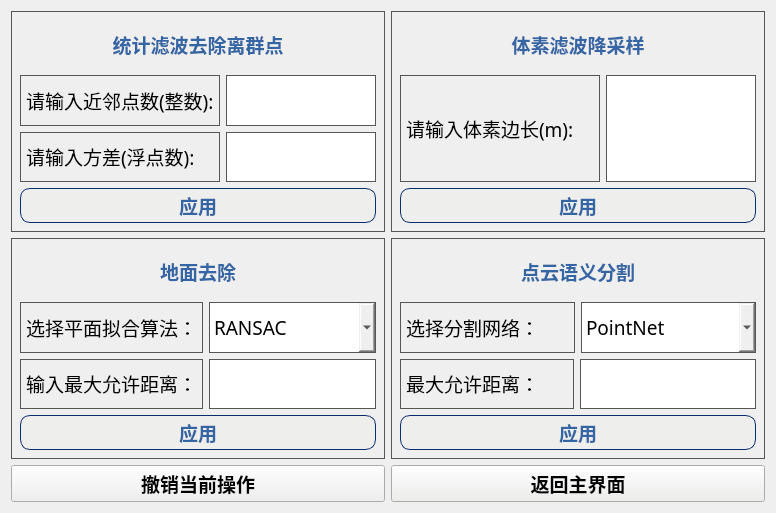
<?xml version="1.0" encoding="UTF-8"?>
<ui version="4.0">
 <class>ProcessWidget</class>
 <widget class="QWidget" name="ProcessWidget">
  <property name="geometry">
   <rect>
    <x>0</x>
    <y>0</y>
    <width>776</width>
    <height>513</height>
   </rect>
  </property>
  <property name="sizePolicy">
   <sizepolicy hsizetype="Preferred" vsizetype="Expanding">
    <horstretch>0</horstretch>
    <verstretch>0</verstretch>
   </sizepolicy>
  </property>
  <property name="windowTitle">
   <string>点云处理菜单栏</string>
  </property>
  <property name="styleSheet">
   <string notr="true"/>
  </property>
  <layout class="QGridLayout" name="gridLayout">
   <item row="0" column="0">
    <widget class="QWidget" name="widget" native="true">
     <property name="sizePolicy">
      <sizepolicy hsizetype="Preferred" vsizetype="Expanding">
       <horstretch>0</horstretch>
       <verstretch>0</verstretch>
      </sizepolicy>
     </property>
     <property name="styleSheet">
      <string notr="true">        QWidget{
            border-color: rgb(85, 87, 83);
            border-width: 1px;
            border-style: solid;
        }</string>
     </property>
     <layout class="QVBoxLayout" name="verticalLayout">
      <item>
       <widget class="QLabel" name="label_6">
        <property name="sizePolicy">
         <sizepolicy hsizetype="Preferred" vsizetype="Fixed">
          <horstretch>0</horstretch>
          <verstretch>0</verstretch>
         </sizepolicy>
        </property>
        <property name="minimumSize">
         <size>
          <width>0</width>
          <height>49</height>
         </size>
        </property>
        <property name="maximumSize">
         <size>
          <width>16777215</width>
          <height>49</height>
         </size>
        </property>
        <property name="font">
         <font>
          <family>微软雅黑</family>
          <pointsize>14</pointsize>
         </font>
        </property>
        <property name="styleSheet">
         <string notr="true">QLabel{
	border-width: 0px;
 }</string>
        </property>
        <property name="text">
         <string>&lt;html&gt;&lt;head/&gt;&lt;body&gt;&lt;p align=&quot;center&quot;&gt;&lt;span style=&quot; font-weight:600; color:#3465a4;&quot;&gt;统计滤波去除离群点&lt;/span&gt;&lt;/p&gt;&lt;/body&gt;&lt;/html&gt;</string>
        </property>
       </widget>
      </item>
      <item>
       <layout class="QHBoxLayout" name="horizontalLayout">
        <property name="spacing">
         <number>6</number>
        </property>
        <item>
         <widget class="QLabel" name="label">
          <property name="minimumSize">
           <size>
            <width>200</width>
            <height>0</height>
           </size>
          </property>
          <property name="font">
           <font>
            <family>微软雅黑</family>
            <pointsize>14</pointsize>
           </font>
          </property>
          <property name="text">
           <string>&lt;html&gt;&lt;head/&gt;&lt;body&gt;&lt;p&gt;请输入近邻点数(整数):&lt;/p&gt;&lt;/body&gt;&lt;/html&gt;</string>
          </property>
         </widget>
        </item>
        <item>
         <widget class="QLineEdit" name="meanKLineEdit">
          <property name="sizePolicy">
           <sizepolicy hsizetype="Preferred" vsizetype="Preferred">
            <horstretch>0</horstretch>
            <verstretch>0</verstretch>
           </sizepolicy>
          </property>
          <property name="minimumSize">
           <size>
            <width>150</width>
            <height>50</height>
           </size>
          </property>
          <property name="font">
           <font>
            <family>微软雅黑</family>
            <pointsize>14</pointsize>
           </font>
          </property>
         </widget>
        </item>
       </layout>
      </item>
      <item>
       <layout class="QHBoxLayout" name="horizontalLayout_2">
        <property name="spacing">
         <number>6</number>
        </property>
        <property name="leftMargin">
         <number>0</number>
        </property>
        <item>
         <widget class="QLabel" name="label_2">
          <property name="minimumSize">
           <size>
            <width>200</width>
            <height>50</height>
           </size>
          </property>
          <property name="font">
           <font>
            <family>微软雅黑</family>
            <pointsize>14</pointsize>
           </font>
          </property>
          <property name="text">
           <string>&lt;html&gt;&lt;head/&gt;&lt;body&gt;&lt;p&gt;请输入方差(浮点数):&lt;/p&gt;&lt;/body&gt;&lt;/html&gt;</string>
          </property>
         </widget>
        </item>
        <item>
         <widget class="QLineEdit" name="stdLineEdit">
          <property name="sizePolicy">
           <sizepolicy hsizetype="Preferred" vsizetype="Preferred">
            <horstretch>0</horstretch>
            <verstretch>0</verstretch>
           </sizepolicy>
          </property>
          <property name="minimumSize">
           <size>
            <width>150</width>
            <height>50</height>
           </size>
          </property>
          <property name="font">
           <font>
            <family>微软雅黑</family>
            <pointsize>14</pointsize>
           </font>
          </property>
         </widget>
        </item>
       </layout>
      </item>
      <item>
       <widget class="QPushButton" name="outlierDelButton">
        <property name="sizePolicy">
         <sizepolicy hsizetype="Expanding" vsizetype="Fixed">
          <horstretch>0</horstretch>
          <verstretch>0</verstretch>
         </sizepolicy>
        </property>
        <property name="minimumSize">
         <size>
          <width>0</width>
          <height>35</height>
         </size>
        </property>
        <property name="font">
         <font>
          <family>微软雅黑</family>
          <pointsize>14</pointsize>
          <weight>75</weight>
          <bold>true</bold>
         </font>
        </property>
        <property name="styleSheet">
         <string notr="true">QPushButton
{
	font-weight:bold;
	color: rgb(52, 101, 164);
    background-color:rgb(238, 238, 236); /*改变背景色*/
    /* 边框宽度 */  
    border-width:0.5px;  
    /* 边框颜色 */  
    border-color:rgb(10,45,110);  
    /* 边框倒角 */  
    border-radius:10px; 
}

/* 鼠标按下时的效果 */ 
QPushButton#pushButton:pressed 
{  
    /* 改变背景色 */  
    background-color:rgb(40,85,20);  
    /* 使文字有一点移动 */  
    padding-left:6px;  
    padding-top:6px;  
}


/*鼠标悬浮时的效果*/
QPushButton:hover
{
	/*改变背景色*/
	background-color: rgb(211, 215, 207);
    padding-left:8px;
    padding-top:8px;
}
</string>
        </property>
        <property name="text">
         <string>应用</string>
        </property>
       </widget>
      </item>
     </layout>
    </widget>
   </item>
   <item row="0" column="1">
    <widget class="QWidget" name="widget_2" native="true">
     <property name="sizePolicy">
      <sizepolicy hsizetype="Preferred" vsizetype="Expanding">
       <horstretch>0</horstretch>
       <verstretch>0</verstretch>
      </sizepolicy>
     </property>
     <property name="styleSheet">
      <string notr="true">        QWidget{
            border-color: rgb(85, 87, 83);
            border-width: 1px;
            border-style: solid;
        }</string>
     </property>
     <layout class="QVBoxLayout" name="verticalLayout_2">
      <item>
       <widget class="QLabel" name="label_4">
        <property name="sizePolicy">
         <sizepolicy hsizetype="Preferred" vsizetype="Fixed">
          <horstretch>0</horstretch>
          <verstretch>0</verstretch>
         </sizepolicy>
        </property>
        <property name="minimumSize">
         <size>
          <width>0</width>
          <height>0</height>
         </size>
        </property>
        <property name="maximumSize">
         <size>
          <width>16777215</width>
          <height>49</height>
         </size>
        </property>
        <property name="font">
         <font>
          <family>微软雅黑</family>
          <pointsize>14</pointsize>
         </font>
        </property>
        <property name="styleSheet">
         <string notr="true">        QLabel{
            border-width: 0px;
        }</string>
        </property>
        <property name="text">
         <string>&lt;html&gt;&lt;head/&gt;&lt;body&gt;&lt;p align=&quot;center&quot;&gt;&lt;span style=&quot; font-weight:600; color:#3465a4;&quot;&gt;体素滤波降采样&lt;/span&gt;&lt;/p&gt;&lt;/body&gt;&lt;/html&gt;</string>
        </property>
       </widget>
      </item>
      <item>
       <layout class="QHBoxLayout" name="horizontalLayout_3">
        <item>
         <widget class="QLabel" name="label_5">
          <property name="sizePolicy">
           <sizepolicy hsizetype="Preferred" vsizetype="Preferred">
            <horstretch>0</horstretch>
            <verstretch>0</verstretch>
           </sizepolicy>
          </property>
          <property name="minimumSize">
           <size>
            <width>200</width>
            <height>0</height>
           </size>
          </property>
          <property name="font">
           <font>
            <family>微软雅黑</family>
            <pointsize>14</pointsize>
           </font>
          </property>
          <property name="text">
           <string>&lt;html&gt;&lt;head/&gt;&lt;body&gt;&lt;p&gt;请输入体素边长(m):&lt;/p&gt;&lt;/body&gt;&lt;/html&gt;</string>
          </property>
         </widget>
        </item>
        <item>
         <widget class="QLineEdit" name="voxelSizeLineEdit">
          <property name="sizePolicy">
           <sizepolicy hsizetype="Preferred" vsizetype="Preferred">
            <horstretch>0</horstretch>
            <verstretch>0</verstretch>
           </sizepolicy>
          </property>
          <property name="minimumSize">
           <size>
            <width>150</width>
            <height>0</height>
           </size>
          </property>
          <property name="font">
           <font>
            <family>微软雅黑</family>
            <pointsize>14</pointsize>
           </font>
          </property>
         </widget>
        </item>
       </layout>
      </item>
      <item>
       <widget class="QPushButton" name="voxelButton">
        <property name="sizePolicy">
         <sizepolicy hsizetype="Expanding" vsizetype="Fixed">
          <horstretch>0</horstretch>
          <verstretch>0</verstretch>
         </sizepolicy>
        </property>
        <property name="minimumSize">
         <size>
          <width>0</width>
          <height>35</height>
         </size>
        </property>
        <property name="font">
         <font>
          <family>微软雅黑</family>
          <pointsize>14</pointsize>
          <weight>75</weight>
          <bold>true</bold>
         </font>
        </property>
        <property name="styleSheet">
         <string notr="true">QPushButton
{
	font-weight:bold;
	color: rgb(52, 101, 164);
    background-color:rgb(238, 238, 236); /*改变背景色*/
    /* 边框宽度 */  
    border-width:0.5px;  
    /* 边框颜色 */  
    border-color:rgb(10,45,110);  
    /* 边框倒角 */  
    border-radius:10px; 
}

/* 鼠标按下时的效果 */ 
QPushButton#pushButton:pressed 
{  
    /* 改变背景色 */  
    background-color:rgb(40,85,20);  
    /* 使文字有一点移动 */  
    padding-left:6px;  
    padding-top:6px;  
}


/*鼠标悬浮时的效果*/
QPushButton:hover
{
	/*改变背景色*/
	background-color: rgb(211, 215, 207);
    padding-left:8px;
    padding-top:8px;
}
</string>
        </property>
        <property name="text">
         <string>应用</string>
        </property>
       </widget>
      </item>
     </layout>
    </widget>
   </item>
   <item row="1" column="0">
    <widget class="QWidget" name="widget_3" native="true">
     <property name="sizePolicy">
      <sizepolicy hsizetype="Preferred" vsizetype="Expanding">
       <horstretch>0</horstretch>
       <verstretch>0</verstretch>
      </sizepolicy>
     </property>
     <property name="minimumSize">
      <size>
       <width>0</width>
       <height>0</height>
      </size>
     </property>
     <property name="styleSheet">
      <string notr="true">        QWidget{
            border-color: rgb(85, 87, 83);
            border-width: 1px;
            border-style: solid;
        }</string>
     </property>
     <layout class="QVBoxLayout" name="verticalLayout_3">
      <item>
       <widget class="QLabel" name="label_8">
        <property name="sizePolicy">
         <sizepolicy hsizetype="Preferred" vsizetype="Fixed">
          <horstretch>0</horstretch>
          <verstretch>0</verstretch>
         </sizepolicy>
        </property>
        <property name="minimumSize">
         <size>
          <width>0</width>
          <height>49</height>
         </size>
        </property>
        <property name="maximumSize">
         <size>
          <width>16777215</width>
          <height>49</height>
         </size>
        </property>
        <property name="font">
         <font>
          <family>微软雅黑</family>
          <pointsize>14</pointsize>
         </font>
        </property>
        <property name="styleSheet">
         <string notr="true">        QLabel{
            border-width: 0px;
        }</string>
        </property>
        <property name="text">
         <string>&lt;html&gt;&lt;head/&gt;&lt;body&gt;&lt;p align=&quot;center&quot;&gt;&lt;span style=&quot; font-weight:600; color:#3465a4;&quot;&gt;地面去除&lt;/span&gt;&lt;/p&gt;&lt;/body&gt;&lt;/html&gt;</string>
        </property>
       </widget>
      </item>
      <item>
       <layout class="QHBoxLayout" name="horizontalLayout_4">
        <item>
         <widget class="QLabel" name="label_3">
          <property name="sizePolicy">
           <sizepolicy hsizetype="Preferred" vsizetype="Preferred">
            <horstretch>0</horstretch>
            <verstretch>0</verstretch>
           </sizepolicy>
          </property>
          <property name="minimumSize">
           <size>
            <width>140</width>
            <height>50</height>
           </size>
          </property>
          <property name="font">
           <font>
            <family>微软雅黑</family>
            <pointsize>14</pointsize>
           </font>
          </property>
          <property name="text">
           <string>&lt;html&gt;&lt;head/&gt;&lt;body&gt;&lt;p&gt;选择平面拟合算法：&lt;/p&gt;&lt;/body&gt;&lt;/html&gt;</string>
          </property>
         </widget>
        </item>
        <item>
         <widget class="QComboBox" name="groundComboBox">
          <property name="sizePolicy">
           <sizepolicy hsizetype="Preferred" vsizetype="Preferred">
            <horstretch>0</horstretch>
            <verstretch>0</verstretch>
           </sizepolicy>
          </property>
          <property name="minimumSize">
           <size>
            <width>140</width>
            <height>50</height>
           </size>
          </property>
          <property name="font">
           <font>
            <family>微软雅黑</family>
            <pointsize>14</pointsize>
           </font>
          </property>
          <item>
           <property name="text">
            <string>RANSAC</string>
           </property>
          </item>
          <item>
           <property name="text">
            <string>LMEDS</string>
           </property>
          </item>
          <item>
           <property name="text">
            <string>MSAC</string>
           </property>
          </item>
         </widget>
        </item>
       </layout>
      </item>
      <item>
       <layout class="QHBoxLayout" name="horizontalLayout_5">
        <item>
         <widget class="QLabel" name="label_7">
          <property name="sizePolicy">
           <sizepolicy hsizetype="Preferred" vsizetype="Preferred">
            <horstretch>0</horstretch>
            <verstretch>0</verstretch>
           </sizepolicy>
          </property>
          <property name="minimumSize">
           <size>
            <width>183</width>
            <height>50</height>
           </size>
          </property>
          <property name="font">
           <font>
            <family>微软雅黑</family>
            <pointsize>14</pointsize>
           </font>
          </property>
          <property name="text">
           <string>&lt;html&gt;&lt;head/&gt;&lt;body&gt;&lt;p&gt;输入最大允许距离：&lt;/p&gt;&lt;/body&gt;&lt;/html&gt;</string>
          </property>
         </widget>
        </item>
        <item>
         <widget class="QLineEdit" name="disThreshHoldLineEdit">
          <property name="sizePolicy">
           <sizepolicy hsizetype="Preferred" vsizetype="Preferred">
            <horstretch>0</horstretch>
            <verstretch>0</verstretch>
           </sizepolicy>
          </property>
          <property name="minimumSize">
           <size>
            <width>140</width>
            <height>50</height>
           </size>
          </property>
          <property name="font">
           <font>
            <family>微软雅黑</family>
            <pointsize>14</pointsize>
           </font>
          </property>
         </widget>
        </item>
       </layout>
      </item>
      <item>
       <widget class="QPushButton" name="groundDelButton">
        <property name="sizePolicy">
         <sizepolicy hsizetype="Expanding" vsizetype="Fixed">
          <horstretch>0</horstretch>
          <verstretch>0</verstretch>
         </sizepolicy>
        </property>
        <property name="minimumSize">
         <size>
          <width>0</width>
          <height>35</height>
         </size>
        </property>
        <property name="font">
         <font>
          <family>微软雅黑</family>
          <pointsize>14</pointsize>
          <weight>75</weight>
          <bold>true</bold>
         </font>
        </property>
        <property name="styleSheet">
         <string notr="true">QPushButton
{
	font-weight:bold;
	color: rgb(52, 101, 164);
    background-color:rgb(238, 238, 236); /*改变背景色*/
    /* 边框宽度 */  
    border-width:0.5px;  
    /* 边框颜色 */  
    border-color:rgb(10,45,110);  
    /* 边框倒角 */  
    border-radius:10px; 
}

/* 鼠标按下时的效果 */ 
QPushButton#pushButton:pressed 
{  
    /* 改变背景色 */  
    background-color:rgb(40,85,20);  
    /* 使文字有一点移动 */  
    padding-left:6px;  
    padding-top:6px;  
}


/*鼠标悬浮时的效果*/
QPushButton:hover
{
	/*改变背景色*/
	background-color: rgb(211, 215, 207);
    padding-left:8px;
    padding-top:8px;
}
</string>
        </property>
        <property name="text">
         <string>应用</string>
        </property>
       </widget>
      </item>
     </layout>
    </widget>
   </item>
   <item row="1" column="1">
    <widget class="QWidget" name="widget_4" native="true">
     <property name="sizePolicy">
      <sizepolicy hsizetype="Preferred" vsizetype="Expanding">
       <horstretch>0</horstretch>
       <verstretch>0</verstretch>
      </sizepolicy>
     </property>
     <property name="minimumSize">
      <size>
       <width>0</width>
       <height>0</height>
      </size>
     </property>
     <property name="styleSheet">
      <string notr="true">        QWidget{
            border-color: rgb(85, 87, 83);
            border-width: 1px;
            border-style: solid;
        }</string>
     </property>
     <layout class="QVBoxLayout" name="verticalLayout_4">
      <item>
       <widget class="QLabel" name="label_9">
        <property name="sizePolicy">
         <sizepolicy hsizetype="Preferred" vsizetype="Fixed">
          <horstretch>0</horstretch>
          <verstretch>0</verstretch>
         </sizepolicy>
        </property>
        <property name="minimumSize">
         <size>
          <width>0</width>
          <height>49</height>
         </size>
        </property>
        <property name="maximumSize">
         <size>
          <width>16777215</width>
          <height>49</height>
         </size>
        </property>
        <property name="font">
         <font>
          <family>微软雅黑</family>
          <pointsize>14</pointsize>
         </font>
        </property>
        <property name="styleSheet">
         <string notr="true">        QLabel{
            border-width: 0px;
        }</string>
        </property>
        <property name="text">
         <string>&lt;html&gt;&lt;head/&gt;&lt;body&gt;&lt;p align=&quot;center&quot;&gt;&lt;span style=&quot; font-weight:600; color:#3465a4;&quot;&gt;点云语义分割&lt;/span&gt;&lt;/p&gt;&lt;/body&gt;&lt;/html&gt;</string>
        </property>
       </widget>
      </item>
      <item>
       <layout class="QHBoxLayout" name="horizontalLayout_6">
        <item>
         <widget class="QLabel" name="label_10">
          <property name="sizePolicy">
           <sizepolicy hsizetype="Preferred" vsizetype="Preferred">
            <horstretch>0</horstretch>
            <verstretch>0</verstretch>
           </sizepolicy>
          </property>
          <property name="minimumSize">
           <size>
            <width>140</width>
            <height>50</height>
           </size>
          </property>
          <property name="font">
           <font>
            <family>微软雅黑</family>
            <pointsize>14</pointsize>
           </font>
          </property>
          <property name="text">
           <string>&lt;html&gt;&lt;head/&gt;&lt;body&gt;&lt;p&gt;选择分割网络：&lt;/p&gt;&lt;/body&gt;&lt;/html&gt;</string>
          </property>
         </widget>
        </item>
        <item>
         <widget class="QComboBox" name="segmentComboBox">
          <property name="sizePolicy">
           <sizepolicy hsizetype="Preferred" vsizetype="Preferred">
            <horstretch>0</horstretch>
            <verstretch>0</verstretch>
           </sizepolicy>
          </property>
          <property name="minimumSize">
           <size>
            <width>140</width>
            <height>50</height>
           </size>
          </property>
          <property name="font">
           <font>
            <family>微软雅黑</family>
            <pointsize>14</pointsize>
           </font>
          </property>
          <item>
           <property name="text">
            <string>PointNet</string>
           </property>
          </item>
          <item>
           <property name="text">
            <string>PointNet++</string>
           </property>
          </item>
         </widget>
        </item>
       </layout>
      </item>
      <item>
       <layout class="QHBoxLayout" name="horizontalLayout_7">
        <item>
         <widget class="QLabel" name="label_11">
          <property name="sizePolicy">
           <sizepolicy hsizetype="Preferred" vsizetype="Preferred">
            <horstretch>0</horstretch>
            <verstretch>0</verstretch>
           </sizepolicy>
          </property>
          <property name="minimumSize">
           <size>
            <width>140</width>
            <height>50</height>
           </size>
          </property>
          <property name="font">
           <font>
            <family>微软雅黑</family>
            <pointsize>14</pointsize>
           </font>
          </property>
          <property name="text">
           <string>&lt;html&gt;&lt;head/&gt;&lt;body&gt;&lt;p&gt;最大允许距离：&lt;/p&gt;&lt;/body&gt;&lt;/html&gt;</string>
          </property>
         </widget>
        </item>
        <item>
         <widget class="QLineEdit" name="disThreshHoldLineEdit_2">
          <property name="sizePolicy">
           <sizepolicy hsizetype="Preferred" vsizetype="Preferred">
            <horstretch>0</horstretch>
            <verstretch>0</verstretch>
           </sizepolicy>
          </property>
          <property name="minimumSize">
           <size>
            <width>140</width>
            <height>50</height>
           </size>
          </property>
          <property name="font">
           <font>
            <family>微软雅黑</family>
            <pointsize>14</pointsize>
           </font>
          </property>
         </widget>
        </item>
       </layout>
      </item>
      <item>
       <widget class="QPushButton" name="segmentButton">
        <property name="sizePolicy">
         <sizepolicy hsizetype="Expanding" vsizetype="Fixed">
          <horstretch>0</horstretch>
          <verstretch>0</verstretch>
         </sizepolicy>
        </property>
        <property name="minimumSize">
         <size>
          <width>0</width>
          <height>35</height>
         </size>
        </property>
        <property name="font">
         <font>
          <family>微软雅黑</family>
          <pointsize>14</pointsize>
          <weight>75</weight>
          <bold>true</bold>
         </font>
        </property>
        <property name="styleSheet">
         <string notr="true">QPushButton
{
	font-weight:bold;
	color: rgb(52, 101, 164);
    background-color:rgb(238, 238, 236); /*改变背景色*/
    /* 边框宽度 */  
    border-width:0.5px;  
    /* 边框颜色 */  
    border-color:rgb(10,45,110);  
    /* 边框倒角 */  
    border-radius:10px; 
}

/* 鼠标按下时的效果 */ 
QPushButton#pushButton:pressed 
{  
    /* 改变背景色 */  
    background-color:rgb(40,85,20);  
    /* 使文字有一点移动 */  
    padding-left:6px;  
    padding-top:6px;  
}


/*鼠标悬浮时的效果*/
QPushButton:hover
{
	/*改变背景色*/
	background-color: rgb(211, 215, 207);
    padding-left:8px;
    padding-top:8px;
}
</string>
        </property>
        <property name="text">
         <string>应用</string>
        </property>
       </widget>
      </item>
     </layout>
    </widget>
   </item>
   <item row="2" column="0">
    <widget class="QPushButton" name="withdrawButton">
     <property name="sizePolicy">
      <sizepolicy hsizetype="Expanding" vsizetype="Fixed">
       <horstretch>0</horstretch>
       <verstretch>0</verstretch>
      </sizepolicy>
     </property>
     <property name="minimumSize">
      <size>
       <width>0</width>
       <height>35</height>
      </size>
     </property>
     <property name="font">
      <font>
       <family>微软雅黑</family>
       <pointsize>14</pointsize>
       <weight>75</weight>
       <bold>true</bold>
      </font>
     </property>
     <property name="styleSheet">
      <string notr="true">QPushButton
{
    /* 边框宽度 */  
    border-width:0.5px;  
}


/*鼠标悬浮时的效果*/
QPushButton:hover
{
	/*改变背景色*/
	
	background-color: rgb(186, 189, 182);
    padding-left:8px;
    padding-top:8px;
}
</string>
     </property>
     <property name="text">
      <string>撤销当前操作</string>
     </property>
    </widget>
   </item>
   <item row="2" column="1">
    <widget class="QPushButton" name="returnButton">
     <property name="sizePolicy">
      <sizepolicy hsizetype="Expanding" vsizetype="Fixed">
       <horstretch>0</horstretch>
       <verstretch>0</verstretch>
      </sizepolicy>
     </property>
     <property name="minimumSize">
      <size>
       <width>0</width>
       <height>35</height>
      </size>
     </property>
     <property name="font">
      <font>
       <family>微软雅黑</family>
       <pointsize>14</pointsize>
       <weight>75</weight>
       <bold>true</bold>
      </font>
     </property>
     <property name="styleSheet">
      <string notr="true">QPushButton
{
	font-weight:bold;
	color: rgb(0, 0, 0);
    background-color:rgb(238, 238, 236); /*改变背景色*/
    /* 边框宽度 */  
    border-width:0px;  
}


/*鼠标悬浮时的效果*/
QPushButton:hover
{
	/*改变背景色*/
	
	background-color: rgb(186, 189, 182);
    padding-left:8px;
    padding-top:8px;
}
</string>
     </property>
     <property name="text">
      <string>返回主界面</string>
     </property>
    </widget>
   </item>
  </layout>
 </widget>
 <resources/>
 <connections/>
</ui>
